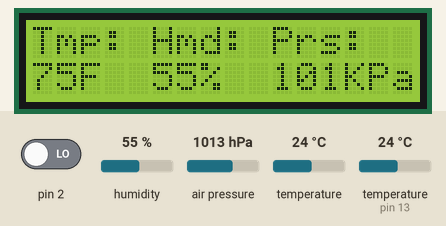
A sketch run on a simulated Arduino Uno, built with avr-gcc and run on an emulated ATmega328P. Parts: 16×2 character LCD. The inputs (shaded band) are chosen by the test bench; at power-on: air pressure 1013 hPa, pin 2 LOW, humidity 55 %, temperature 24 °C, temperature (sensor on pin 13) 24 °C.

Above: at 1.2 s.
1.3 s: air pressure set to 952 hPa
At 2.4 s:
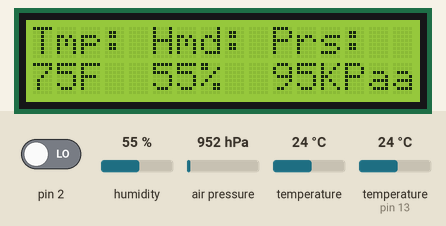
3.2 s: pin 2 driven HIGH
At 4.4 s:
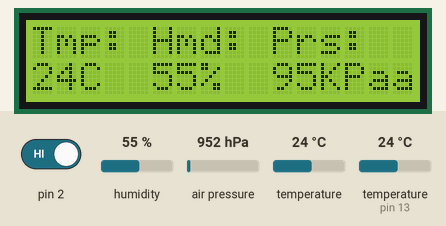
4.8 s: air pressure set to 1000 hPa
At 6.1 s:
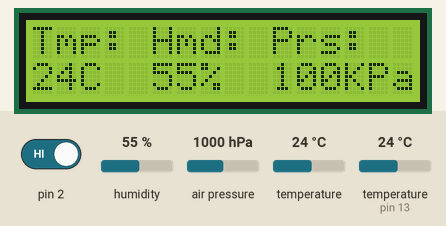
6.4 s: humidity set to 22 %
At 7.2 s:
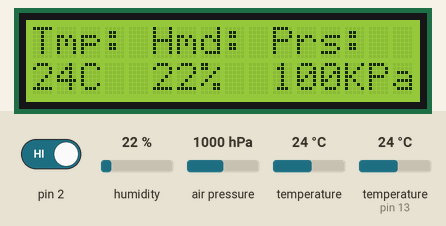
8.0 s: temperature (sensor 0) set to 12 °C
At 9.3 s:
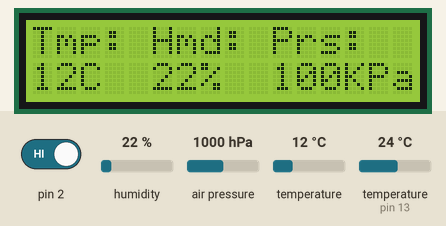
9.6 s: humidity set to 40 %
At 12.1 s:
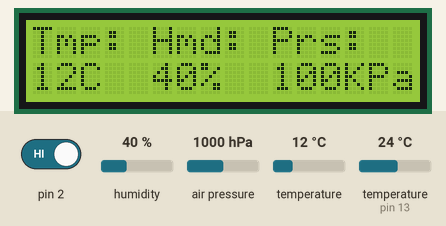
Timing chart, 0 to 13.3 s (numbered marks = the images above; inputs shaded):
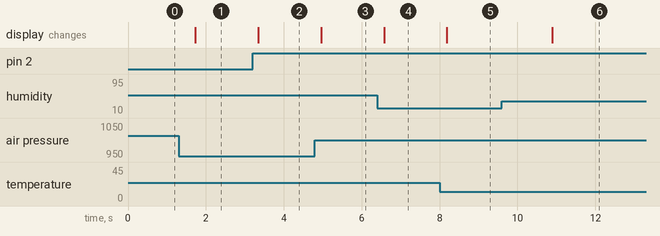

Measured:
- after the input at 1.3 s, the display: changes after 0.42 s (image 1)
- after the input at 3.2 s, the display: changes after 0.14 s (image 2)
- after the input at 4.8 s, the display: changes after 0.16 s (image 3)
- after the input at 6.4 s, the display: changes after 0.19 s (image 4)
- after the input at 8.0 s, the display: changes after 0.18 s (image 5)
- after the input at 9.6 s, the display: changes after 1.3 s (image 6)

The sketch:

weather_station.ino
```cpp
#include <Adafruit_BMP085.h>
#include <LiquidCrystal_I2C.h>
#include "DHT.h"
#define DHTTYPE DHT11
Adafruit_BMP085 bmp;
LiquidCrystal_I2C lcd(0x27,16,2);
DHT dht(13, DHTTYPE);

void setup() {
  Serial.begin(9600);
  dht.begin();
  lcd.init();
  lcd.clear();
  lcd.backlight();
  if (!bmp.begin()) {
      Serial.println("Could not find a valid BMP085 sensor, check wiring!");
      while (1); // Stop execution if sensor is not found
  }
  pinMode(2, INPUT);
}

void loop() {
    float temperature = bmp.readTemperature();
    float humidity = dht.readHumidity();
    float pressure = bmp.readPressure();
    int metric = digitalRead(2);
    lcd.setCursor(0,0);
    lcd.print("Tmp:");
    lcd.setCursor(0,1);
    if (metric == 1){
      lcd.print(String(round(temperature))+"C");
    } else {
      //User wanted imperial units
      lcd.print(String(round((temperature*1.8)+32))+"F");
    }

    lcd.setCursor(5, 0);
    lcd.print("Hmd:");
    lcd.setCursor(5, 1);
    lcd.print(String(round(humidity))+"%");

    lcd.setCursor(10,0);
    lcd.print("Prs:");
    lcd.setCursor(10,1);
    lcd.print(String(round(pressure/1000))+"KPa");
    delay(500);
}
```
